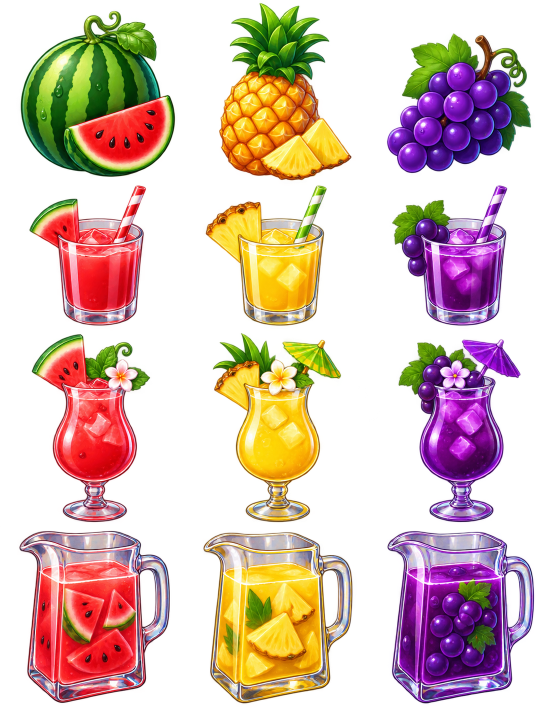
#> input picture ultimate-sugar-rush/assets/cocoa/sheets/board1_juices.png, 1086 x 1448 px (shown at 1/2 size)
$ python slice_cocoa_sprites.py
#> lines starting #> are read from the running program, lines starting #| are printed output that depends on the picture
from pathlib import Path
from PIL import Image

ROOT = Path(__file__).resolve().parents[1]
SHEETS = ROOT / "assets" / "cocoa" / "sheets"
OUT = ROOT / "assets" / "cocoa" / "items"
OUT.mkdir(parents=True, exist_ok=True)

SPECS = {
    "board1_juices.png": (["watermelon", "pineapple", "grape"], ["fruit", "juice", "fancy_juice", "pitcher"]),
    "board2_creams.png": (["rose", "passion_fruit", "kiwi", "lychee"], ["cream_swirl", "cream_bowl", "macaron", "ice_cream_macaron"]),
    "board3_chocolates.png": (["strawberry_star", "almond_square", "raspberry_heart", "caramel_flower"], ["single", "trio", "small_box", "large_box"]),
    "board4_cotton_candy.png": (["blueberry_lavender", "strawberry_cream", "apple_cinnamon", "honey_lemon"], ["sugar_cube", "spun_sugar", "small_cotton_candy", "grand_cotton_candy"]),
    "board5_gelatin.png": (["lime_gelatin", "grape_gelatin", "rose_gelatin", "orange_gelatin"], ["piece"]),
    "board6_slushies.png": (["blue_raspberry_slushie", "mango_slushie", "pineapple_slushie", "cola_slushie"], ["piece"]),
    "board7_cakes.png": (["party_cake", "tres_leches", "cherry_truffle", "black_forest", "chocolate_mousse"], ["piece"]),
    "board8_breads.png": (["dinner_roll", "bagel", "sourdough", "brioche", "english_muffin"], ["piece"]),
}

for sheet_name, (columns, rows) in SPECS.items():
    image = Image.open(SHEETS / sheet_name).convert("RGBA")
#> image is the input picture: PIL image 1086x1448 RGBA; mean R, G, B, A 80.8, 55, 44.6, 109.2
    cell_w, cell_h = image.width / len(columns), image.height / len(rows)
#> cell_w = 362; cell_h = 362
    board = sheet_name.split("_")[0]
    for row, level in enumerate(rows):
        for column, flavor in enumerate(columns):
            box = (round(column * cell_w), round(row * cell_h), round((column + 1) * cell_w), round((row + 1) * cell_h))
            sprite = image.crop(box)
            bbox = sprite.getbbox()
            if bbox:
                sprite = sprite.crop(bbox)
            sprite.thumbnail((456, 456), Image.Resampling.LANCZOS)
            canvas = Image.new("RGBA", (512, 512), (0, 0, 0, 0))
            canvas.alpha_composite(sprite, ((512 - sprite.width) // 2, (512 - sprite.height) // 2))
            canvas.save(OUT / f"{board}_{flavor}_{level}.png", optimize=True)
#> this loop made 4 passes
#> pass 1, `canvas.save(OUT / f"{board}_{flavor}_{level}.png", optimize=True)`:
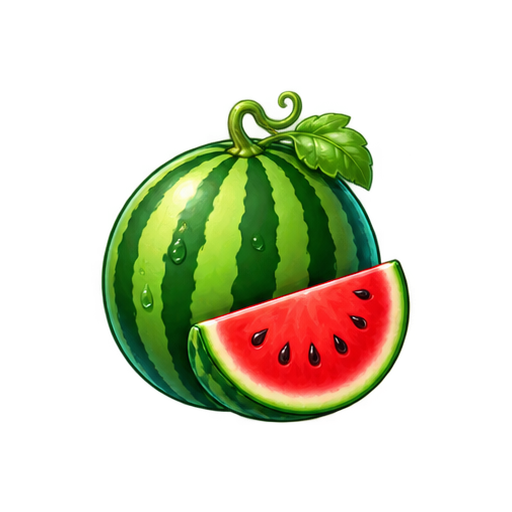
#> saved as board1_watermelon_fruit.png: PIL image 512x512 RGBA; mean R, G, B, A 32.9, 35.1, 12.4, 70.3; transparent parts drawn white
#> pass 1, `canvas.save(OUT / f"{board}_{flavor}_{level}.png", optimize=True)`:
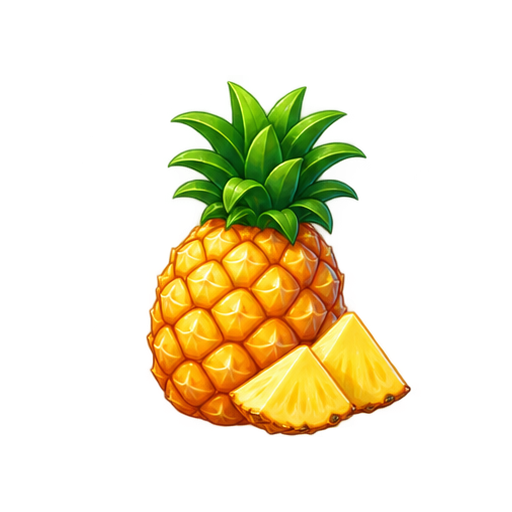
#> saved as board1_pineapple_fruit.png: PIL image 512x512 RGBA; mean R, G, B, A 43, 36.6, 6.6, 55.7; transparent parts drawn white
#> pass 1, `canvas.save(OUT / f"{board}_{flavor}_{level}.png", optimize=True)`:
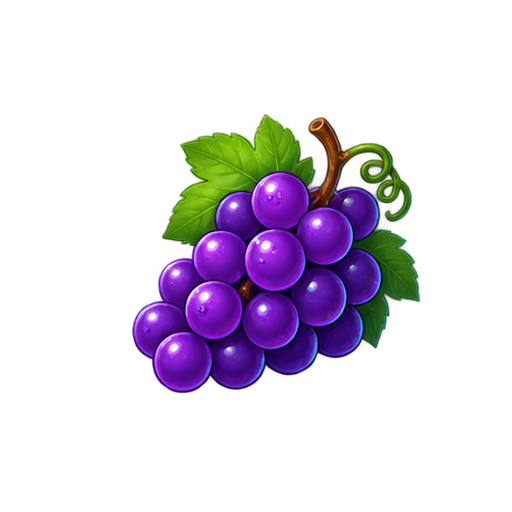
#> saved as board1_grape_fruit.png: PIL image 512x512 RGBA; mean R, G, B, A 19.5, 13.4, 24.8, 50.6; transparent parts drawn white
#> pass 2, `canvas.save(OUT / f"{board}_{flavor}_{level}.png", optimize=True)`:
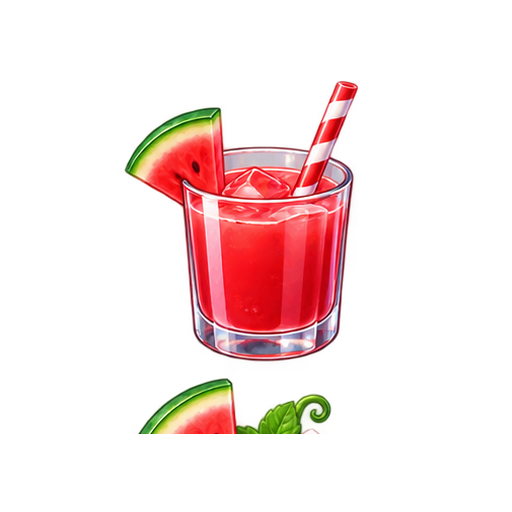
#> saved as board1_watermelon_juice.png: PIL image 512x512 RGBA; mean R, G, B, A 39.8, 18.9, 16.9, 42.6; transparent parts drawn white
#> after the loop:
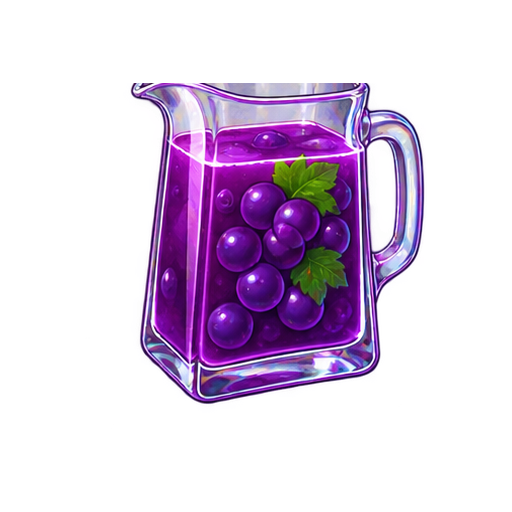
#> canvas: PIL image 512x512 RGBA; mean R, G, B, A 37.5, 20.1, 46.3, 70.3; transparent parts drawn white
#> after the loop:
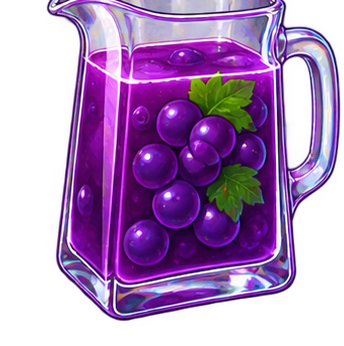
#> sprite: PIL image 344x346 RGBA; mean R, G, B, A 82.7, 44.3, 102, 154.8; transparent parts drawn white
#> pass 2 of the loop `for sheet_name, (columns, rows) in SPECS.items():`:
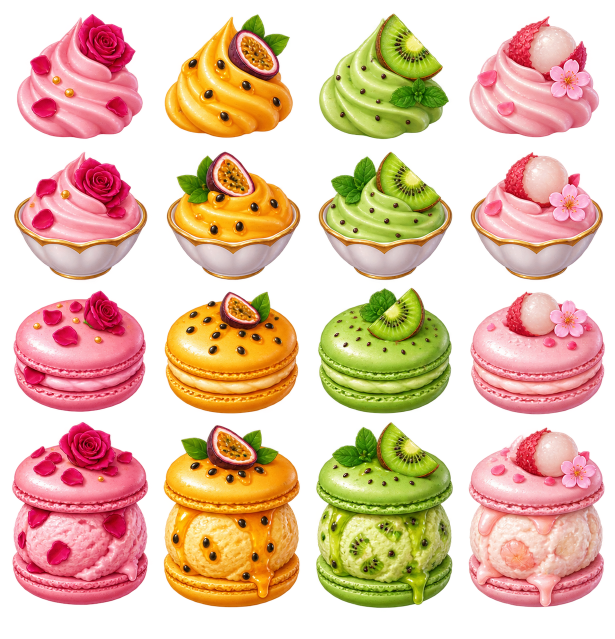
#> input picture ultimate-sugar-rush/assets/cocoa/sheets/board2_creams.png, 1230 x 1278 px (shown at 1/2 size)
#> image is the input picture: PIL image 1230x1278 RGBA; mean R, G, B, A 124.2, 87.9, 59.6, 141
#> after the loop `for row, level in enumerate(rows):`:
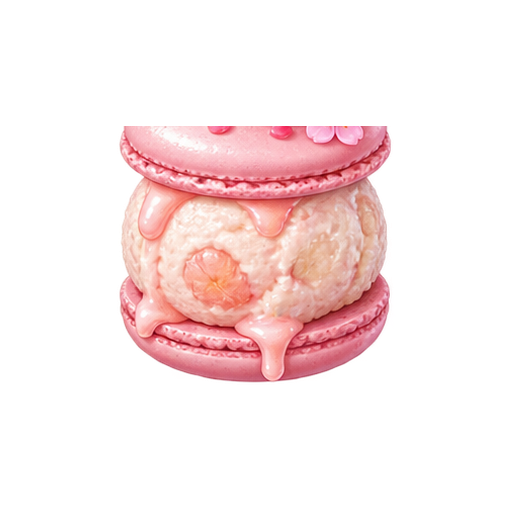
#> canvas: PIL image 512x512 RGBA; mean R, G, B, A 58.1, 40.1, 40.1, 60.3; transparent parts drawn white
#> after the loop `for row, level in enumerate(rows):`:
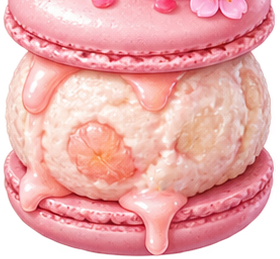
#> sprite: PIL image 280x259 RGBA; mean R, G, B, A 210.2, 145.1, 144.8, 218.1; transparent parts drawn white
#> pass 3 of the loop `for sheet_name, (columns, rows) in SPECS.items():`:
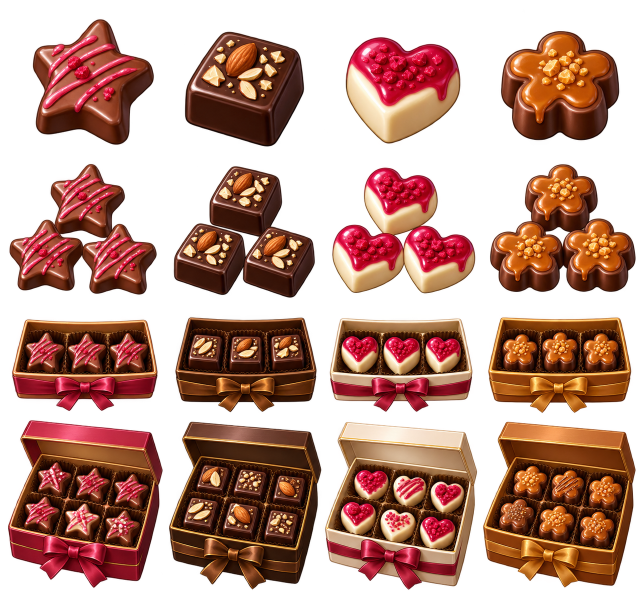
#> input picture ultimate-sugar-rush/assets/cocoa/sheets/board3_chocolates.png, 1285 x 1224 px (shown at 1/2 size)
#> image is the input picture: PIL image 1285x1224 RGBA; mean R, G, B, A 78.5, 38.3, 25.6, 134
#> after the loop `for row, level in enumerate(rows):`:
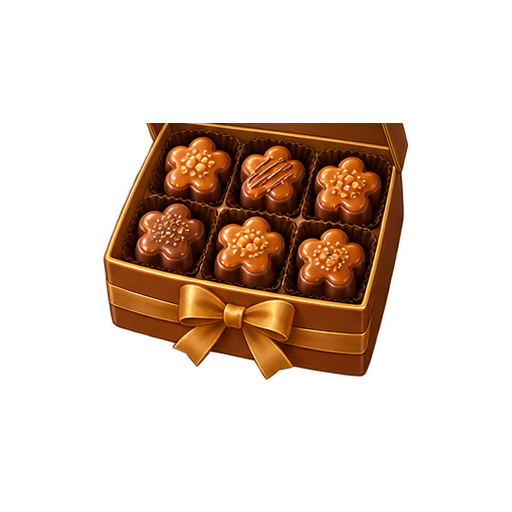
#> canvas: PIL image 512x512 RGBA; mean R, G, B, A 33.8, 16.7, 5.5, 62.1; transparent parts drawn white
#> after the loop `for row, level in enumerate(rows):`:
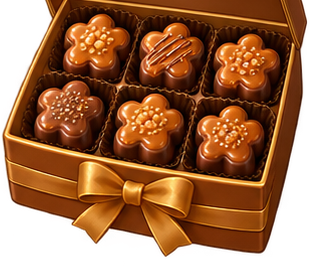
#> sprite: PIL image 310x266 RGBA; mean R, G, B, A 107.6, 53.1, 17.4, 197.4; transparent parts drawn white
#> (the run stopped early here; a loop or call above may not have finished)
